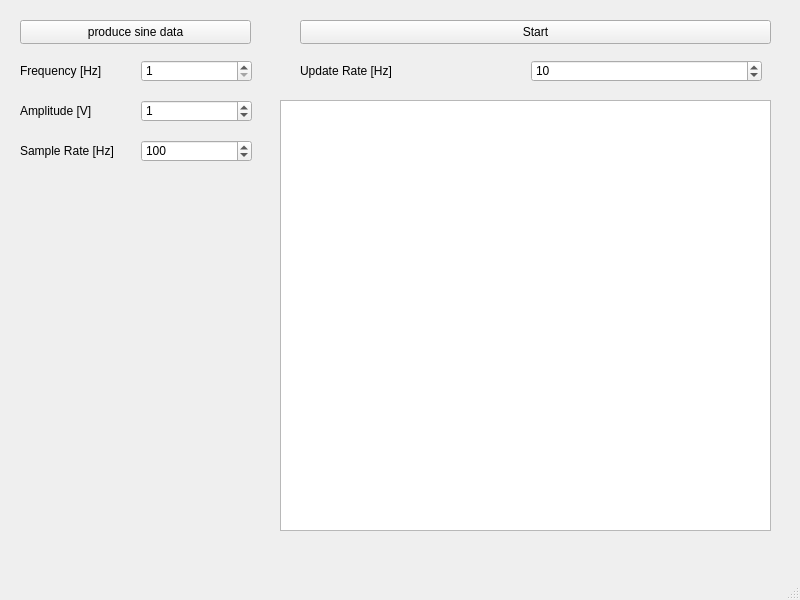
<?xml version="1.0" encoding="UTF-8"?>
<ui version="4.0">
 <class>MainWindow</class>
 <widget class="QMainWindow" name="MainWindow">
  <property name="geometry">
   <rect>
    <x>0</x>
    <y>0</y>
    <width>800</width>
    <height>600</height>
   </rect>
  </property>
  <property name="windowTitle">
   <string>MainWindow</string>
  </property>
  <widget class="QWidget" name="centralwidget">
   <widget class="QPushButton" name="u_producebutton">
    <property name="geometry">
     <rect>
      <x>20</x>
      <y>20</y>
      <width>231</width>
      <height>24</height>
     </rect>
    </property>
    <property name="text">
     <string>produce sine data</string>
    </property>
   </widget>
   <widget class="QPushButton" name="u_startbutton">
    <property name="geometry">
     <rect>
      <x>300</x>
      <y>20</y>
      <width>471</width>
      <height>24</height>
     </rect>
    </property>
    <property name="text">
     <string>Start</string>
    </property>
   </widget>
   <widget class="QSpinBox" name="u_freqBox">
    <property name="geometry">
     <rect>
      <x>141</x>
      <y>60</y>
      <width>111</width>
      <height>22</height>
     </rect>
    </property>
    <property name="minimum">
     <number>1</number>
    </property>
    <property name="maximum">
     <number>100</number>
    </property>
   </widget>
   <widget class="QSpinBox" name="u_ampBox">
    <property name="geometry">
     <rect>
      <x>141</x>
      <y>100</y>
      <width>111</width>
      <height>22</height>
     </rect>
    </property>
    <property name="maximum">
     <number>10</number>
    </property>
    <property name="value">
     <number>1</number>
    </property>
   </widget>
   <widget class="QSpinBox" name="u_sampleBox">
    <property name="geometry">
     <rect>
      <x>141</x>
      <y>140</y>
      <width>111</width>
      <height>22</height>
     </rect>
    </property>
    <property name="minimum">
     <number>1</number>
    </property>
    <property name="maximum">
     <number>999</number>
    </property>
    <property name="singleStep">
     <number>1</number>
    </property>
    <property name="value">
     <number>100</number>
    </property>
   </widget>
   <widget class="QSpinBox" name="u_updateRateBox">
    <property name="geometry">
     <rect>
      <x>531</x>
      <y>60</y>
      <width>231</width>
      <height>22</height>
     </rect>
    </property>
    <property name="minimum">
     <number>1</number>
    </property>
    <property name="maximum">
     <number>999</number>
    </property>
    <property name="value">
     <number>10</number>
    </property>
   </widget>
   <widget class="QLabel" name="label">
    <property name="geometry">
     <rect>
      <x>20</x>
      <y>60</y>
      <width>121</width>
      <height>21</height>
     </rect>
    </property>
    <property name="text">
     <string>Frequency [Hz]</string>
    </property>
   </widget>
   <widget class="QLabel" name="label_2">
    <property name="geometry">
     <rect>
      <x>20</x>
      <y>100</y>
      <width>121</width>
      <height>21</height>
     </rect>
    </property>
    <property name="text">
     <string>Amplitude [V]</string>
    </property>
   </widget>
   <widget class="QLabel" name="label_3">
    <property name="geometry">
     <rect>
      <x>20</x>
      <y>140</y>
      <width>121</width>
      <height>21</height>
     </rect>
    </property>
    <property name="text">
     <string>Sample Rate [Hz]</string>
    </property>
   </widget>
   <widget class="QLabel" name="label_4">
    <property name="geometry">
     <rect>
      <x>300</x>
      <y>60</y>
      <width>231</width>
      <height>21</height>
     </rect>
    </property>
    <property name="text">
     <string>Update Rate [Hz]</string>
    </property>
   </widget>
   <widget class="QChartView" name="u_chart">
    <property name="geometry">
     <rect>
      <x>280</x>
      <y>100</y>
      <width>491</width>
      <height>431</height>
     </rect>
    </property>
   </widget>
  </widget>
  <widget class="QMenuBar" name="menubar">
   <property name="geometry">
    <rect>
     <x>0</x>
     <y>0</y>
     <width>800</width>
     <height>21</height>
    </rect>
   </property>
  </widget>
  <widget class="QStatusBar" name="statusbar"/>
 </widget>
 <customwidgets>
  <customwidget>
   <class>QChartView</class>
   <extends>QGraphicsView</extends>
   <header>QtCharts</header>
  </customwidget>
 </customwidgets>
 <resources/>
 <connections/>
</ui>
